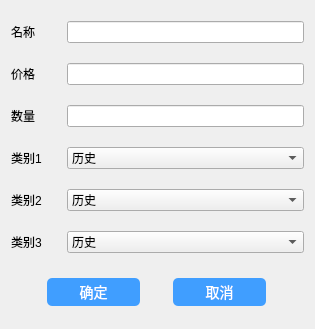
<?xml version="1.0" encoding="UTF-8"?>
<ui version="4.0">
 <class>DlgBookAddOrModify</class>
 <widget class="QDialog" name="DlgBookAddOrModify">
  <property name="geometry">
   <rect>
    <x>0</x>
    <y>0</y>
    <width>315</width>
    <height>329</height>
   </rect>
  </property>
  <property name="windowTitle">
   <string>Dialog</string>
  </property>
  <layout class="QGridLayout" name="gridLayout">
   <item row="0" column="0">
    <widget class="QLabel" name="label">
     <property name="minimumSize">
      <size>
       <width>50</width>
       <height>30</height>
      </size>
     </property>
     <property name="text">
      <string>名称</string>
     </property>
    </widget>
   </item>
   <item row="0" column="1">
    <widget class="QLineEdit" name="le_name"/>
   </item>
   <item row="1" column="0">
    <widget class="QLabel" name="label_2">
     <property name="minimumSize">
      <size>
       <width>0</width>
       <height>30</height>
      </size>
     </property>
     <property name="text">
      <string>价格</string>
     </property>
    </widget>
   </item>
   <item row="1" column="1">
    <widget class="QLineEdit" name="le_price"/>
   </item>
   <item row="2" column="0">
    <widget class="QLabel" name="label_3">
     <property name="minimumSize">
      <size>
       <width>0</width>
       <height>30</height>
      </size>
     </property>
     <property name="text">
      <string>数量</string>
     </property>
    </widget>
   </item>
   <item row="2" column="1">
    <widget class="QLineEdit" name="le_count"/>
   </item>
   <item row="3" column="0">
    <widget class="QLabel" name="label_4">
     <property name="minimumSize">
      <size>
       <width>0</width>
       <height>30</height>
      </size>
     </property>
     <property name="text">
      <string>类别1</string>
     </property>
    </widget>
   </item>
   <item row="3" column="1">
    <widget class="QComboBox" name="cb1">
     <item>
      <property name="text">
       <string>历史</string>
      </property>
     </item>
     <item>
      <property name="text">
       <string>数学</string>
      </property>
     </item>
     <item>
      <property name="text">
       <string>计算机</string>
      </property>
     </item>
     <item>
      <property name="text">
       <string>人文</string>
      </property>
     </item>
     <item>
      <property name="text">
       <string>医学</string>
      </property>
     </item>
    </widget>
   </item>
   <item row="4" column="0">
    <widget class="QLabel" name="label_5">
     <property name="minimumSize">
      <size>
       <width>0</width>
       <height>30</height>
      </size>
     </property>
     <property name="text">
      <string>类别2</string>
     </property>
    </widget>
   </item>
   <item row="4" column="1">
    <widget class="QComboBox" name="cb2">
     <item>
      <property name="text">
       <string>历史</string>
      </property>
     </item>
     <item>
      <property name="text">
       <string>数学</string>
      </property>
     </item>
     <item>
      <property name="text">
       <string>计算机</string>
      </property>
     </item>
     <item>
      <property name="text">
       <string>人文</string>
      </property>
     </item>
     <item>
      <property name="text">
       <string>医学</string>
      </property>
     </item>
    </widget>
   </item>
   <item row="5" column="0">
    <widget class="QLabel" name="label_6">
     <property name="minimumSize">
      <size>
       <width>0</width>
       <height>30</height>
      </size>
     </property>
     <property name="text">
      <string>类别3</string>
     </property>
    </widget>
   </item>
   <item row="5" column="1">
    <widget class="QComboBox" name="cb3">
     <item>
      <property name="text">
       <string>历史</string>
      </property>
     </item>
     <item>
      <property name="text">
       <string>数学</string>
      </property>
     </item>
     <item>
      <property name="text">
       <string>计算机</string>
      </property>
     </item>
     <item>
      <property name="text">
       <string>人文</string>
      </property>
     </item>
     <item>
      <property name="text">
       <string>医学</string>
      </property>
     </item>
    </widget>
   </item>
   <item row="6" column="0" colspan="2">
    <widget class="QWidget" name="widget" native="true">
     <property name="maximumSize">
      <size>
       <width>16777215</width>
       <height>40</height>
      </size>
     </property>
     <layout class="QGridLayout" name="gridLayout_2">
      <item row="0" column="0">
       <widget class="QPushButton" name="btn_ok">
        <property name="maximumSize">
         <size>
          <width>80</width>
          <height>16777215</height>
         </size>
        </property>
        <property name="styleSheet">
         <string notr="true">border-radius:5px;background:#409eff;color:white;font-size:14px;min-height:20px;min-width:85px;padding:4px;</string>
        </property>
        <property name="text">
         <string>确定</string>
        </property>
       </widget>
      </item>
      <item row="0" column="1">
       <widget class="QPushButton" name="btn_cancel">
        <property name="maximumSize">
         <size>
          <width>80</width>
          <height>16777215</height>
         </size>
        </property>
        <property name="styleSheet">
         <string notr="true">border-radius:5px;background:#409eff;color:white;font-size:14px;min-height:20px;min-width:85px;padding:4px;</string>
        </property>
        <property name="text">
         <string>取消</string>
        </property>
       </widget>
      </item>
     </layout>
    </widget>
   </item>
  </layout>
 </widget>
 <resources/>
 <connections/>
</ui>
